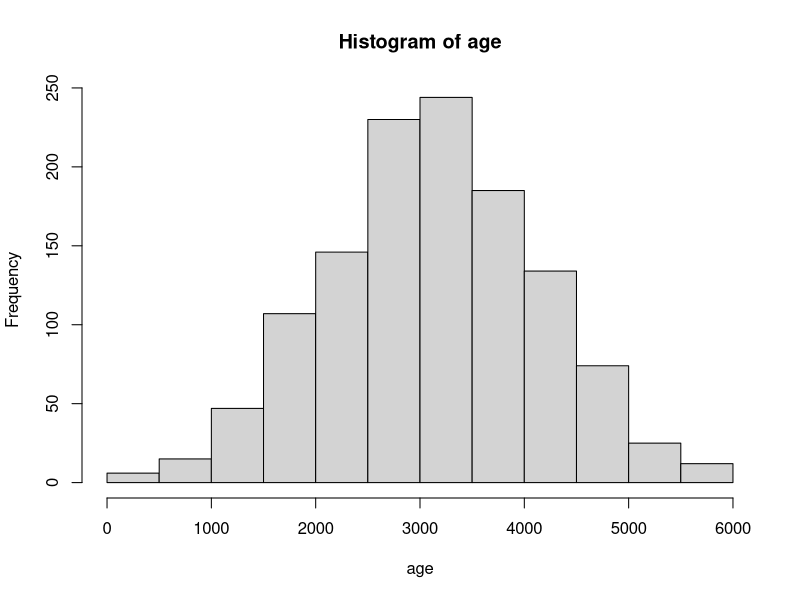
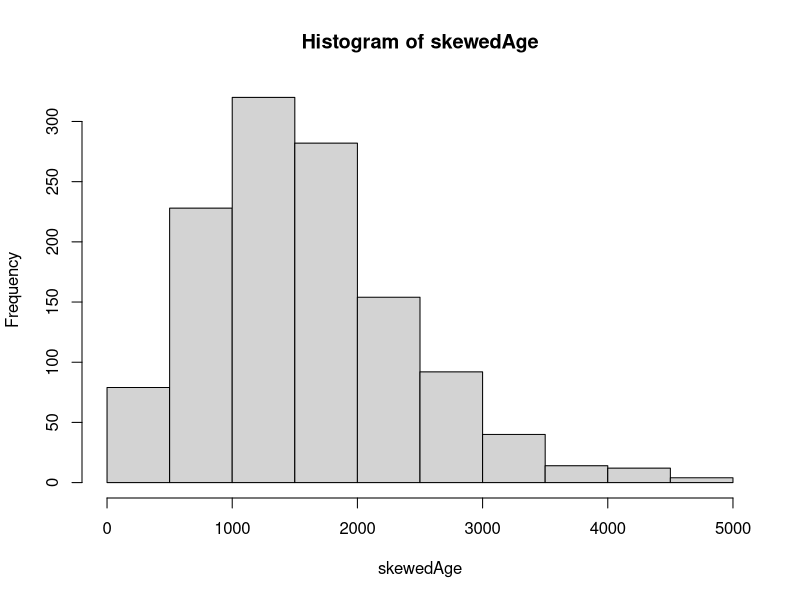

Source code (R) for these figures, in order: (Note: this script raises an error after producing the figures.)
# toymaker dataset
set.seed(67)

# elf identifier variable. 1225 observations
total_elves <- 1225
elf_id <- 0001:total_elves
elf_id <- sprintf("%04d", 1:total_elves)

# sex variable
sex <- as.factor(sample(c("Male", "Female"), total_elves, T))
table(sex) # table() shows the count per category

# age
age <- pmax(round(rnorm(total_elves, mean = 3140, sd = 1000)), 100)
hist(age)

# skewed age
library(sn)
skewedAge <- pmax((round(rsn(total_elves, xi = c(100:total_elves), omega = 1200, alpha = 10, dp = NULL))), 100)
summary(skewedAge)
hist(skewedAge)

# job_type
job_type <- as.factor(sample(c("Full-time", "Part-time"), total_elves, T, prob = c(.75, .25)))
table(job_type)

# creating dataframe + new variable: weekly_hours
toymaker <- data.frame(elf_id, sex, skewedAge, job_type) %>%
  mutate(weekly_hours = ifelse(job_type == "Full-time",
                               pmin(pmax(round(rnorm(n(), mean = 40, sd = 10)), 40), 60),
                               pmin(pmax(round(rnorm(n(), mean = 30, sd = 3)), 20), 34)
                              )
         )

# experience
# want: elf's work experience CAN'T surpass elf's age minus 25 ;
toymaker <- toymaker %>%
  rowwise() %>%
  mutate(
    work_experience = case_when(
      skewedAge <= 500 ~ round(runif(1, 75, skewedAge - 25)),
      skewedAge <= 1000 ~ round(runif(1, 476, skewedAge - 25)),
      skewedAge <= 2000 ~ round(runif(1, 976, skewedAge - 25)),
      skewedAge <= 3000 ~ round(runif(1, 1976, skewedAge - 25)),
      skewedAge <= 4000 ~ round(runif(1, 2976, skewedAge - 25)),
      TRUE        ~ round(runif(1, 3976, skewedAge - 25))
    )
  ) %>%
  ungroup()

# Test Visualizations (for assessing distribution purposes)
head(toymaker)

toymaker %>%
  select(job_type, weekly_hours) %>%
  table()

hist(toymaker$weekly_hours[toymaker$job_type == "Full-time"])
hist(toymaker$weekly_hours[toymaker$job_type == "Part-time"])
hist(toymaker$weekly_hours)

toymaker %>%
  filter(age <= 1000) %>%
  group_by(job_type) %>%
  arrange(age) %>%
  count(job_type)

summary(toymaker$work_experience)
summary(toymaker$skewedAge - toymaker$work_experience)

min(toymaker$skewedAge - toymaker$work_experience)
which(toymaker$skewedAge <= toymaker$work_experience)
all(toymaker$skewedAge > toymaker$work_experience)
which(is.na(toymaker$skewedAge - toymaker$work_experience))

# Professor's help:
elves_data <- toymaker %>%
  mutate(
    # 1. Base productivity (toys per hour) - varies by elf
    # This could be influenced by experience (but with diminishing returns)
    # Add some random variation so not all elves are identical
    base_productivity = 2 + (work_experience / 2000) + rnorm(n(), 0, 0.3),
    base_productivity = pmax(base_productivity, 0.5), # minimum floor

    # 2. Toys per week = productivity * hours worked
    toys_per_week = round(base_productivity * weekly_hours),

    # 3. Quality rate increases with experience (with diminishing returns)
    # Using a logistic-style curve to keep it between 0 and 1
    quality_rate = 0.70 + 0.25 * (1 - exp(-work_experience / 1500)) +
      rnorm(n(), 0, 0.03),
    quality_rate = pmax(0.5, pmin(0.99, quality_rate)), # bound between 50-99%

    # 4. Defected toys based on quality rate
    defected_toys_per_week = round(toys_per_week * (1 - quality_rate)),

    # 5. Verify the quality rate calculation
    calculated_quality_rate = 1 - (defected_toys_per_week / toys_per_week)
  )

hist(elves_data$quality_rate)

lm <- lm(work_experience ~ sex + age + job_type + weekly_hours, data = elves_data)
summary(lm)
plot(elves_data$work_experience, elves_data$calculated_quality_rate)
